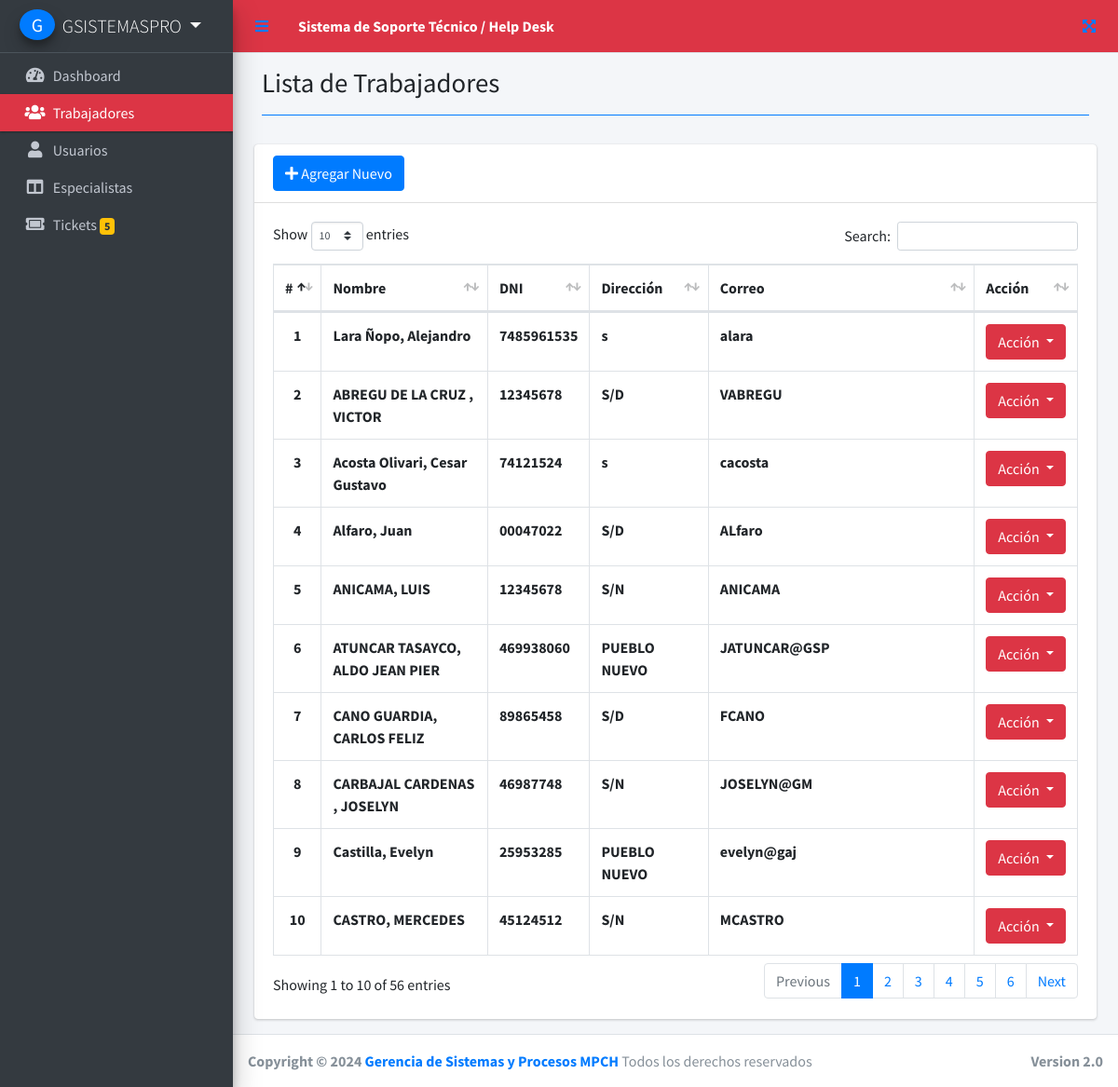
Page /index.php?page=customer_list (signed in) on the committed database.
### tables this page shows
CREATE TABLE IF NOT EXISTS `customers` (
  `id` int(30) NOT NULL AUTO_INCREMENT,
  `firstname` varchar(200) NOT NULL,
  `lastname` varchar(200) NOT NULL,
  `middlename` varchar(200) NOT NULL,
  `contact` varchar(100) NOT NULL,
  `address` text NOT NULL,
  `email` varchar(200) NOT NULL,
  `password` text NOT NULL,
  `date_created` datetime NOT NULL DEFAULT current_timestamp(),
  PRIMARY KEY (`id`)
);

### customer_list.php (the view, shortened to what this page needs)
<?php include 'db_connect.php' ?>
<div class="content-header">
    <div class="container-fluid">
        <div class="row mb-2">
            <div class="col-sm-6">
                <h1 class="m-0">Lista de Trabajadores</h1>
            </div>
        </div>
        <hr class="border-primary">
    </div>
</div>
<div class="col-lg-12">
	<div class="card">
	<div class="card-header">
		<a href="./index.php?page=new_customer" class="btn btn-primary"><i class="fa fa-plus"></i> Agregar Nuevo</a>
	</div>
		<div class="card-body">
			<table class="table tabe-hover table-bordered" id="list">
				<thead>
					<tr>
						<th>#</th>
						<th>Nombre</th>
						<th>DNI</th>
						<th>Dirección</th>
						<th>Correo</th>
						<th>Acción</th>
					</tr>
				</thead>
				<tbody>
					<?php
					$i = 1;
					$qry = $conn->query("SELECT *,concat(lastname,', ',firstname,' ',middlename) as name FROM customers order by concat(lastname,', ',firstname,' ',middlename) asc");
					while ($row = $qry->fetch_assoc()) :
					?>
						<tr>
							<th class="text-center"><?php echo $i++ ?></th>
							<td><b><?php echo ucwords($row['name']) ?></b></td>
							<td><b><?php echo $row['contact'] ?></b></td>
							<td><b><?php echo $row['address'] ?></b></td>
							<td><b><?php echo $row['email'] ?></b></td>
							<td class="text-center">
								<button type="button" class="btn btn-danger dropdown-toggle" data-toggle="dropdown" aria-expanded="true">
									Acción
								</button>
							</td>
						</tr>
					<?php endwhile; ?>
				</tbody>
			</table>
		</div>
	</div>
</div>

### rows in the picture
customers: name "Lara Ñopo, Alejandro", contact "7485961535", address "s", email "alara"
customers: name "ABREGU DE LA CRUZ , VICTOR", contact "12345678", address "S/D", email "VABREGU"
customers: name "Acosta Olivari, Cesar Gustavo", contact "74121524", address "s", email "cacosta"
customers: name "Alfaro, Juan", contact "00047022", address "S/D", email "ALfaro"
customers: name "ANICAMA, LUIS", contact "12345678", address "S/N", email "ANICAMA"
customers: name "ATUNCAR TASAYCO, ALDO JEAN PIER", contact "469938060", address "PUEBLO NUEVO", email "JATUNCAR@GSP"
customers: name "CANO GUARDIA, CARLOS FELIZ", contact "89865458", address "S/D", email "FCANO"
customers: name "CARBAJAL CARDENAS , JOSELYN", contact "46987748", address "S/N", email "JOSELYN@GM"
customers: name "Castilla, Evelyn", contact "25953285", address "PUEBLO NUEVO", email "evelyn@gaj"
customers: name "CASTRO, MERCEDES", contact "45124512", address "S/N", email "MCASTRO"

### other values in the picture
$_SESSION['login_firstname'] . ' ' . $_SESSION['login_lastname'] "GSISTEMASPRO"
$conn->query("SELECT * FROM tickets WHERE status='0'")->num_rows "5"
